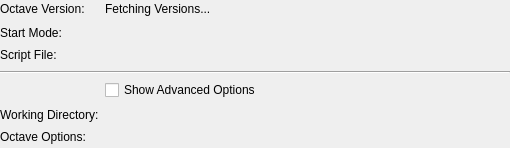
<?xml version="1.0" encoding="UTF-8"?>
<ui version="4.0">
 <class>ProgramInfoOctave</class>
 <widget class="QWidget" name="ProgramInfoOctave">
  <property name="geometry">
   <rect>
    <x>0</x>
    <y>0</y>
    <width>510</width>
    <height>148</height>
   </rect>
  </property>
  <property name="windowTitle">
   <string>Form</string>
  </property>
  <layout class="QVBoxLayout" name="verticalLayout">
   <property name="margin">
    <number>0</number>
   </property>
   <item>
    <layout class="QGridLayout" name="gridLayout">
     <item row="0" column="0">
      <widget class="QLabel" name="label">
       <property name="text">
        <string>Octave Version:</string>
       </property>
      </widget>
     </item>
     <item row="1" column="0">
      <widget class="QLabel" name="label_2">
       <property name="text">
        <string>Start Mode:</string>
       </property>
      </widget>
     </item>
     <item row="2" column="0">
      <widget class="QLabel" name="label_script_file_title">
       <property name="text">
        <string>Script File:</string>
       </property>
       <property name="alignment">
        <set>Qt::AlignLeading|Qt::AlignLeft|Qt::AlignTop</set>
       </property>
      </widget>
     </item>
     <item row="5" column="0">
      <widget class="QLabel" name="label_working_directory_title">
       <property name="text">
        <string>Working Directory:</string>
       </property>
      </widget>
     </item>
     <item row="3" column="0" colspan="2">
      <widget class="Line" name="line">
       <property name="orientation">
        <enum>Qt::Horizontal</enum>
       </property>
      </widget>
     </item>
     <item row="0" column="1">
      <widget class="QLabel" name="label_version">
       <property name="sizePolicy">
        <sizepolicy hsizetype="Preferred" vsizetype="Preferred">
         <horstretch>1</horstretch>
         <verstretch>0</verstretch>
        </sizepolicy>
       </property>
       <property name="text">
        <string>Fetching Versions...</string>
       </property>
       <property name="textFormat">
        <enum>Qt::PlainText</enum>
       </property>
       <property name="textInteractionFlags">
        <set>Qt::LinksAccessibleByMouse|Qt::TextSelectableByKeyboard|Qt::TextSelectableByMouse</set>
       </property>
      </widget>
     </item>
     <item row="1" column="1">
      <widget class="QLabel" name="label_start_mode">
       <property name="text">
        <string>&lt;start-mode&gt;</string>
       </property>
       <property name="textFormat">
        <enum>Qt::PlainText</enum>
       </property>
       <property name="textInteractionFlags">
        <set>Qt::LinksAccessibleByMouse|Qt::TextSelectableByKeyboard|Qt::TextSelectableByMouse</set>
       </property>
      </widget>
     </item>
     <item row="2" column="1">
      <widget class="QLabel" name="label_script_file">
       <property name="text">
        <string>&lt;script-file&gt;</string>
       </property>
       <property name="textFormat">
        <enum>Qt::PlainText</enum>
       </property>
       <property name="textInteractionFlags">
        <set>Qt::LinksAccessibleByMouse|Qt::TextSelectableByKeyboard|Qt::TextSelectableByMouse</set>
       </property>
      </widget>
     </item>
     <item row="5" column="1">
      <widget class="QLabel" name="label_working_directory">
       <property name="text">
        <string>&lt;working-directory&gt;</string>
       </property>
       <property name="textFormat">
        <enum>Qt::PlainText</enum>
       </property>
       <property name="alignment">
        <set>Qt::AlignLeading|Qt::AlignLeft|Qt::AlignTop</set>
       </property>
       <property name="textInteractionFlags">
        <set>Qt::LinksAccessibleByMouse|Qt::TextSelectableByKeyboard|Qt::TextSelectableByMouse</set>
       </property>
      </widget>
     </item>
     <item row="4" column="1">
      <widget class="QCheckBox" name="check_show_advanced_options">
       <property name="text">
        <string>Show Advanced Options</string>
       </property>
      </widget>
     </item>
     <item row="6" column="0">
      <widget class="QLabel" name="label_options_title">
       <property name="text">
        <string>Octave Options:</string>
       </property>
       <property name="alignment">
        <set>Qt::AlignLeading|Qt::AlignLeft|Qt::AlignTop</set>
       </property>
      </widget>
     </item>
     <item row="6" column="1">
      <widget class="QLabel" name="label_options">
       <property name="text">
        <string>&lt;ruby-options&gt;</string>
       </property>
       <property name="textFormat">
        <enum>Qt::PlainText</enum>
       </property>
       <property name="textInteractionFlags">
        <set>Qt::LinksAccessibleByMouse|Qt::TextSelectableByKeyboard|Qt::TextSelectableByMouse</set>
       </property>
      </widget>
     </item>
    </layout>
   </item>
  </layout>
 </widget>
 <resources/>
 <connections/>
</ui>
